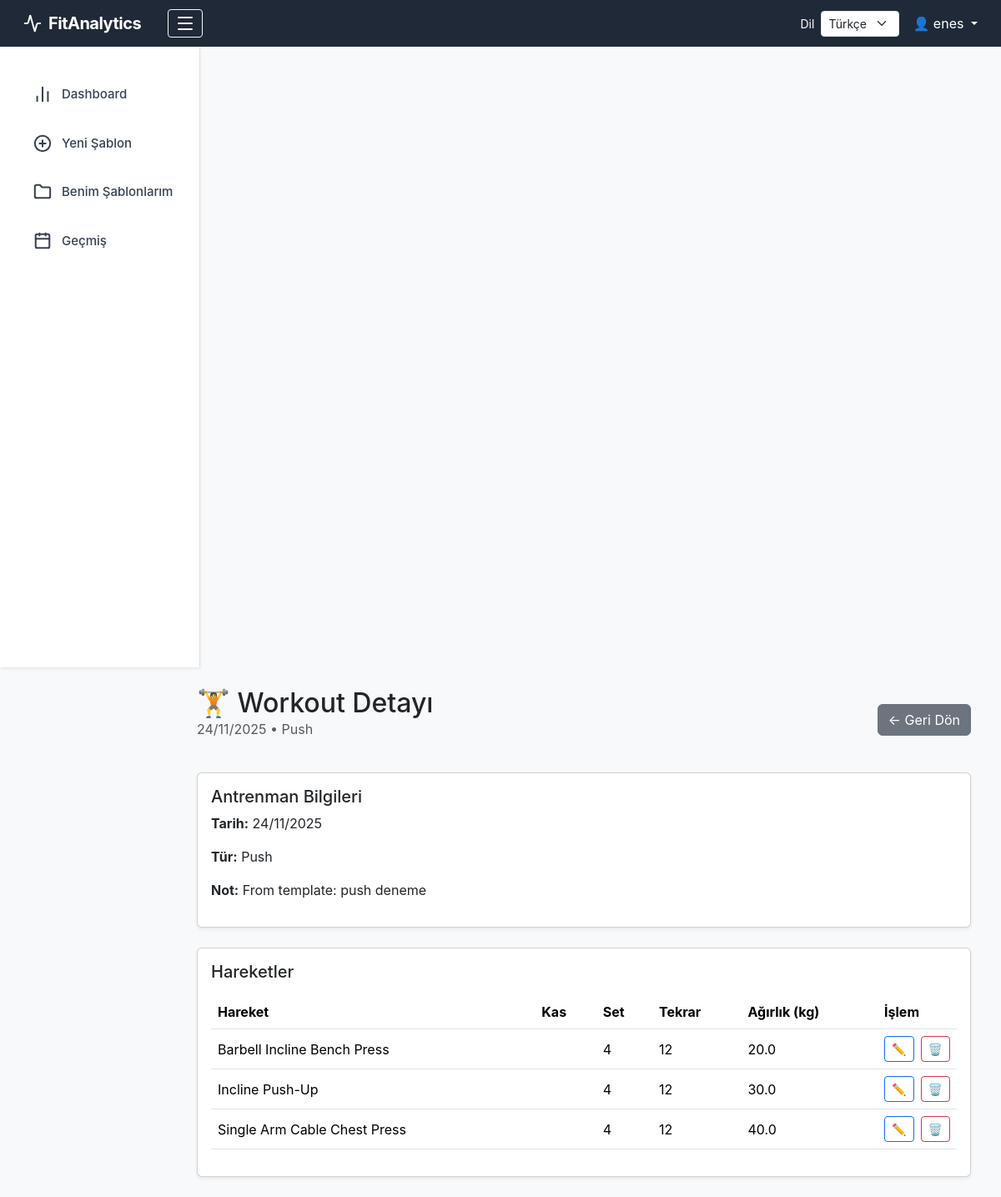
Screenshot of /workout/2 (signed in) with the database file from the repository.
### tables this page shows
CREATE TABLE workouts (
    workout_id      INTEGER PRIMARY KEY AUTOINCREMENT,
    user_id         INTEGER NOT NULL,
    workout_date    DATE NOT NULL,
    workout_type    TEXT NOT NULL CHECK (
                        workout_type IN ('push', 'pull', 'legs', 'upper', 'lower', 'full', 'other')
                    ),
    notes           TEXT,
    FOREIGN KEY (user_id) REFERENCES users(user_id)
);

CREATE TABLE exercises (
    exercise_id      INTEGER PRIMARY KEY AUTOINCREMENT,
    workout_id       INTEGER NOT NULL,
    exercise_name    TEXT NOT NULL,           -- ham text
    muscle_id        INTEGER NOT NULL,        -- canonical muscle
    exercise_lib_id  INTEGER,                 -- link to library (optional)
    sets             INTEGER,
    reps             INTEGER,
    weight_kg        REAL,
    volume           REAL,                    -- sets * reps * weight
    FOREIGN KEY (workout_id) REFERENCES workouts(workout_id),
    FOREIGN KEY (muscle_id) REFERENCES muscles(muscle_id),
    FOREIGN KEY (exercise_lib_id) REFERENCES exercise_library(exercise_lib_id)
);

### app/blueprints/workouts.py (the view)
@main.route("/workout/<int:workout_id>")
def workout_detail(workout_id):
    if "user_id" not in session:
        return redirect(url_for("main.login"))
    conn = get_connection()
    cur = conn.cursor()
    cur.execute("""
        SELECT workout_id, workout_date, workout_type, notes
        FROM workouts
        WHERE workout_id = ?
    """, (workout_id,))
    workout = cur.fetchone()
    cur.execute("""
        SELECT e.exercise_id, e.exercise_name, m.name_tr AS muscle,
               e.sets, e.reps, e.weight_kg
        FROM exercises e
        JOIN muscles m ON m.muscle_id = e.muscle_id
        WHERE workout_id = ?
        ORDER BY exercise_id ASC
    """, (workout_id,))
    exercises = cur.fetchall()
    conn.close()
    return render_template("workout_detail.html", workout=workout, exercises=exercises)

### app/database.py (called while the page is built)
def get_connection():
    conn = sqlite3.connect(DB_PATH)
    conn.row_factory = sqlite3.Row
    return conn

### app/templates/workout_detail.html (shortened to what this page needs)
{% extends "layout.html" %}
{% block content %}
<div class="container">
    <div class="d-flex justify-content-between align-items-center mb-4">
        <div>
            <h2 class="mb-0">🏋️ Workout Detayı</h2>
            <p class="text-muted">
                {{ workout.workout_date | format_date }} • {{ workout.workout_type | capitalize }}
            </p>
        </div>
        <a href="{{ url_for('main.history') }}" class="btn btn-secondary">
            ← Geri Dön
        </a>
    </div>
    <div class="card shadow-sm mb-4">
        <div class="card-body">
            <h5 class="card-title">Antrenman Bilgileri</h5>
            <p><strong>Tarih:</strong> {{ workout.workout_date | format_date }}</p>
            <p><strong>Tür:</strong> {{ workout.workout_type | capitalize }}</p>
            <p><strong>Not:</strong> {{ workout.notes or "-" }}</p>
        </div>
    </div>
    <div class="card shadow-sm">
        <div class="card-body">
            <h5 class="card-title mb-3">Hareketler</h5>
            {% if exercises %}
            <table class="table table-hover align-middle">
                <thead>
                    <tr>
                        <th>Hareket</th>
                        <th>Kas</th>
                        <th>Set</th>
                        <th>Tekrar</th>
                        <th>Ağırlık (kg)</th>
                        <th style="width: 90px;">İşlem</th>
                    </tr>
                </thead>
                <tbody>
                    {% for ex in exercises %}
                    <tr>
                        <td>{{ ex["exercise_name"] }}</td>
                        <td>{{ ex["target_muscle"] }}</td>
                        <td>{{ ex["sets"] }}</td>
                        <td>{{ ex["reps"] }}</td>
                        <td>{{ ex["weight_kg"] }}</td>
                        <td>
                            <div class="d-flex align-items-center gap-2">
                                <button class="btn btn-sm btn-outline-primary"
                                        data-bs-toggle="modal"
                                        data-bs-target="#editModal{{ ex['exercise_id'] }}">
                                    ✏️
                                </button>
                                <form method="POST"
                                    action="{{ url_for('main.delete_exercise', exercise_id=ex['exercise_id']) }}"
                                    class="m-0 p-0"
                                    onsubmit="return confirm('Silmek istediğine emin misin?')">
                                    <button class="btn btn-sm btn-outline-danger">🗑️</button>
                                </form>
                            </div>
                        </td>
                    </tr>
                    {% endfor %}
                </tbody>
            </table>
            {% else %}
            <p class="text-muted">Bu antrenmana ait hareket bulunmuyor.</p>
            {% endif %}
        </div>
    </div>
</div>
{% endblock %}

### app/static/style.css (style rules this page uses)
body { background-color: #f4f6fb !important; font-family: 'Inter', sans-serif; }

### rows the page displays
workouts: workout_date "24/11/2025", workout_type "Push", notes "From template: push deneme"
exercises: exercise_name "Barbell Incline Bench Press", sets "4", reps "12", weight_kg "20.0"
exercises: exercise_name "Incline Push-Up", sets "4", reps "12", weight_kg "30.0"
exercises: exercise_name "Single Arm Cable Chest Press", sets "4", reps "12", weight_kg "40.0"

### other values shown
{{ t.language_label }} "Dil"
{{ session["user_name"] }} "enes"
{{ t.nav_dashboard }} "Dashboard"
{{ t.nav_history }} "Geçmiş"
form field language "Türkçe"
